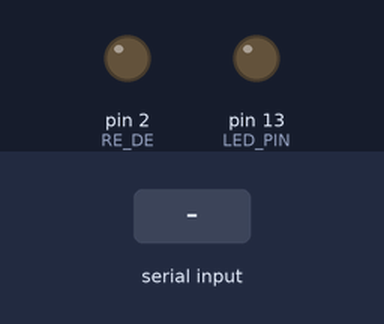
Bench run of a sketch on a simulated Arduino Uno, built with avr-gcc and run on an emulated ATmega328P. On the bench: output pins drawn as LEDs (lit = HIGH). The test bench sets the inputs (shaded band). What the sketch prints to the serial monitor is not drawn.

Above: at 1.2 s.
1.3 s: byte 30 received over Serial
At 1.7 s:
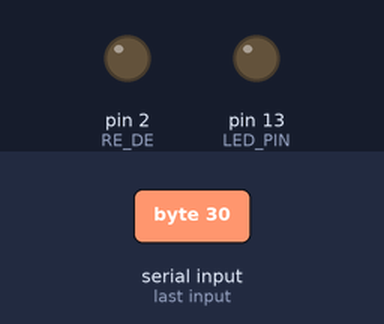
2.9 s: byte 90 received over Serial
At 4.1 s:
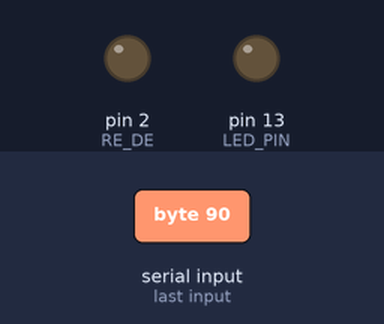
4.5 s: byte 120 received over Serial
At 5.4 s:
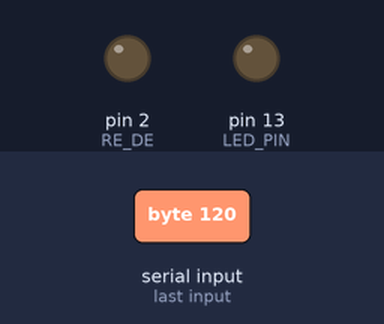
Timing chart, 0 to 7.5 s (numbered marks = the images above; inputs shaded):
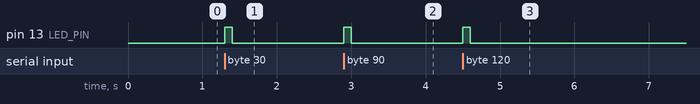

The sketch:

Send_characters_working.ino
```cpp
#define RE_DE 2           // RE+DE tied together and connected to D2
#define LED_PIN 13        // Built-in LED on Uno

void setup() {
  pinMode(RE_DE, OUTPUT);
  pinMode(LED_PIN, OUTPUT);

  digitalWrite(RE_DE, LOW);   // Start in receive mode
  digitalWrite(LED_PIN, LOW);

  Serial.begin(9600);         // RS485 serial
}

void loop() {
  if (Serial.available()) {
    byte received = Serial.read();

    // Blink to indicate reception
    digitalWrite(LED_PIN, HIGH);
    delay(100);
    digitalWrite(LED_PIN, LOW);

    // Switch to transmit mode
    digitalWrite(RE_DE, HIGH);
    delayMicroseconds(10);   // Wait for driver to activate

    Serial.write(received);  // Echo the received byte

    Serial.flush();          // Wait until transmission is complete
    delayMicroseconds(10);   // Hold RE/DE high briefly

    // Switch back to receive mode
    digitalWrite(RE_DE, LOW);
  }
}
```

Measured:
- after the input at 1.3 s, pin 13 (LED_PIN): LOW → HIGH at once, → LOW 0.10 s later
- after the input at 2.9 s, pin 13 (LED_PIN): LOW → HIGH at once, → LOW 0.10 s later
- after the input at 4.5 s, pin 13 (LED_PIN): LOW → HIGH at once, → LOW 0.10 s later
